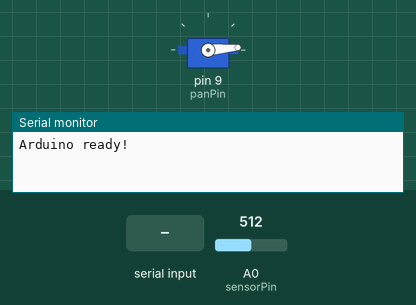
This sketch was run on a simulated Arduino Uno, built with avr-gcc and run on an emulated ATmega328P. On the bench: servo, the last lines printed to the serial monitor. The inputs (shaded band) are chosen by the test bench; at power-on: A0 (sensorPin) = 512.

Above: at 0.9 s.
1.0 s: "1" received over Serial
At 9.4 s:
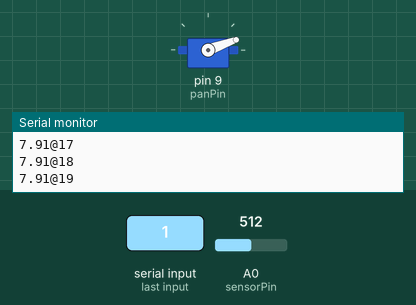
At 19.4 s:
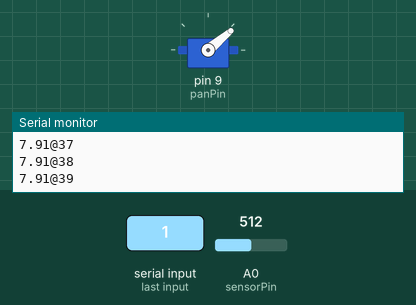
Timing chart, 0 to 21.0 s (numbered marks = the images above; inputs shaded):
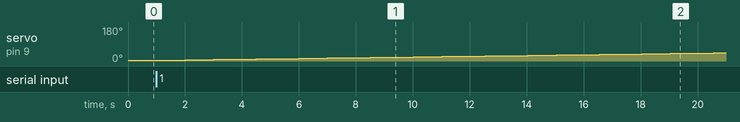

Measured:
- after the input at 1.0 s, servo on pin 9 (panPin): moves from 5° to 43° over 18.6 s, starting after 1.0 s

The sketch:

TwoD.ino
```cpp
#include <Servo.h>

Servo panServo;  //create servo object for the pan servo


const int panPin = 9;
const int sensorPin = A0;

int pos;    //servo position
int posMin = 5;    //set starting angle
int posMax = 175;  //set end angle
int totDist;
float aveDist;
float realDist;

void setup() {
  Serial.begin(9600);  //initialize serial communication

  panServo.attach(panPin);  //attach the pan servo
  panServo.write(posMin);  //turn servo to 5 degrees

  establishConnection();
}

void establishConnection() {
  Serial.println("Arduino ready!");  //send ready signal to python script
  while (!Serial.available()) {  //wait for python script to send ready signal
  }
  while (Serial.available()) {
    Serial.read();
  }
  delay(500);  //wait a bit before starting to stream data
}


void shoot() {  //take distance measurement
  totDist = 0;
  delay(250);
  for (int i=0; i<5; i++) {
    totDist += analogRead(sensorPin);
    delay(50);
  } //take 5 distance readings and average
  aveDist = totDist / 5.0;

  float w = (aveDist - 280)/120; //convert IR signal to distance in inches
  realDist = .62*pow(w, 4) - 2.4*pow(w, 3) + 3.4*w*w - 7.3*w + 18;

  Serial.print(realDist);  //present data to be read in python
  Serial.print('@');
  Serial.println(pos);
}

void loop() { //pan back and forth taking data
  for (pos=posMin; pos<posMax; pos++) {
    panServo.write(pos);   //pan up to 175
    shoot();
  }
    for (pos=posMax; pos>posMin; pos--) {
    panServo.write(pos);  //pan back to 5
    shoot();
  }

}
```
